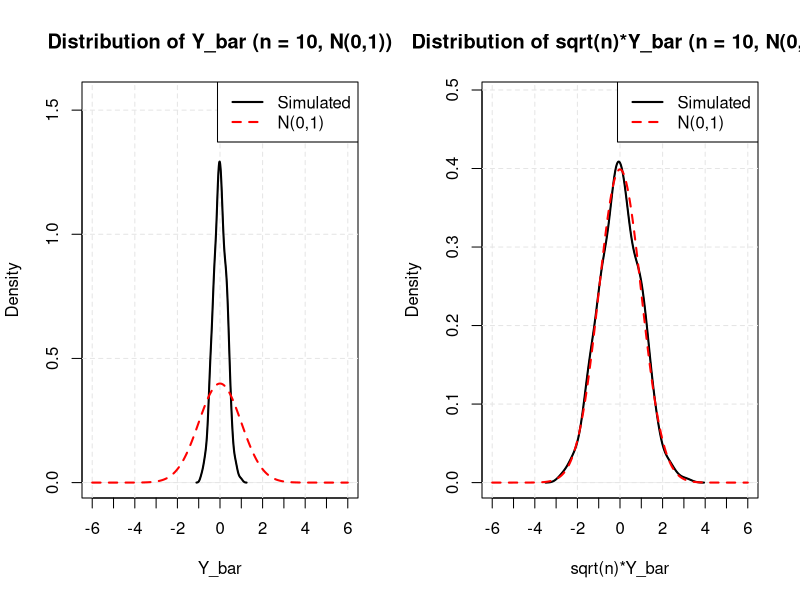
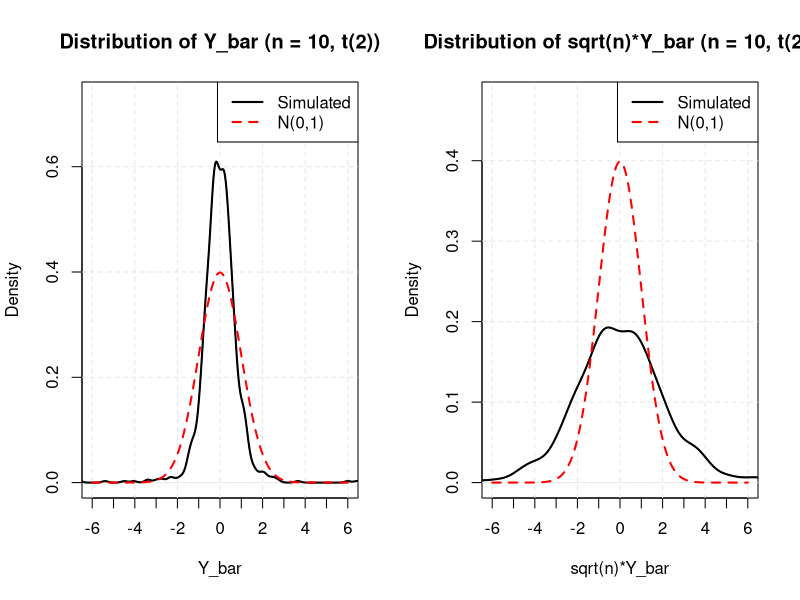
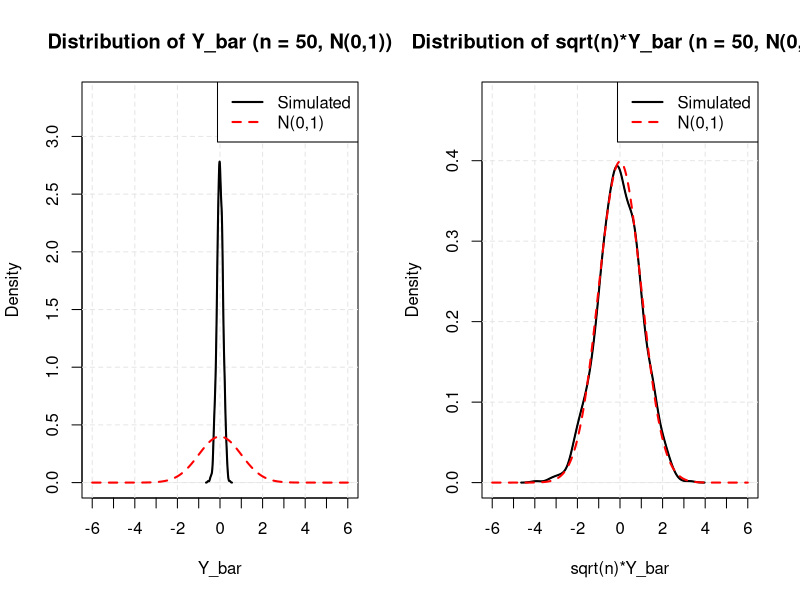
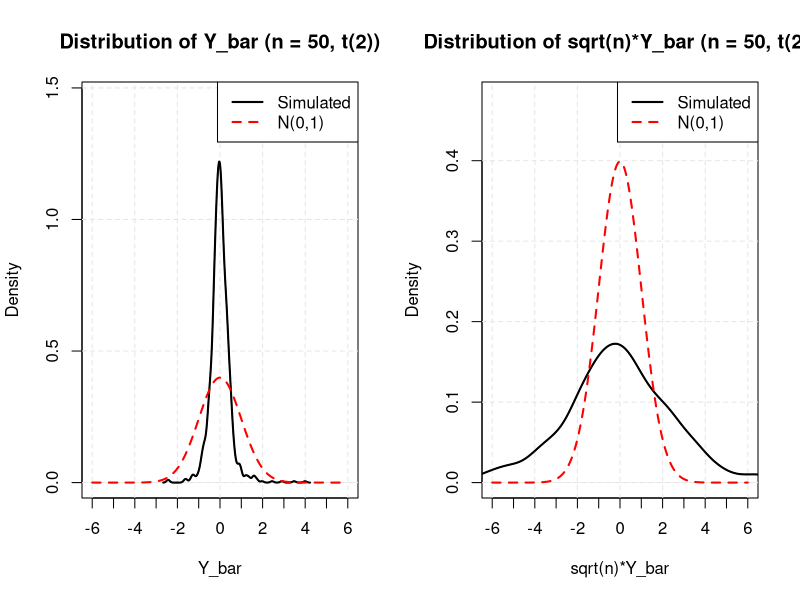
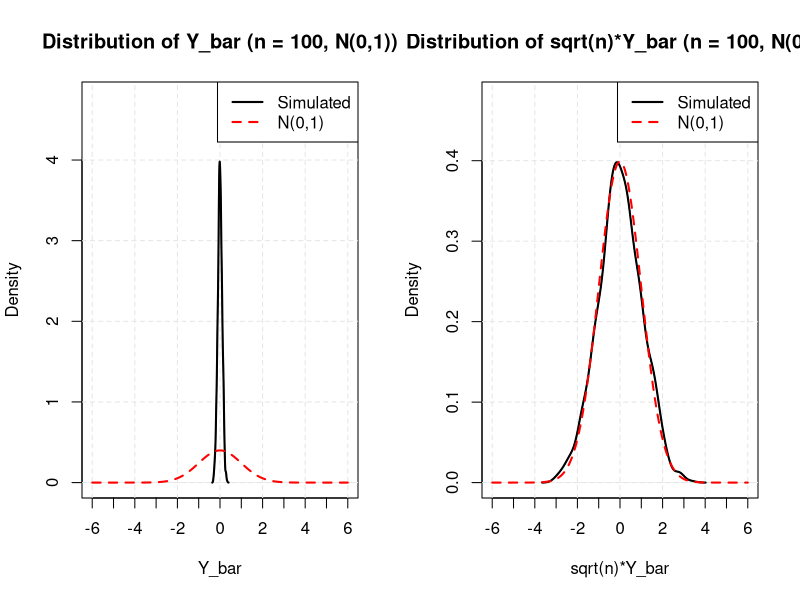
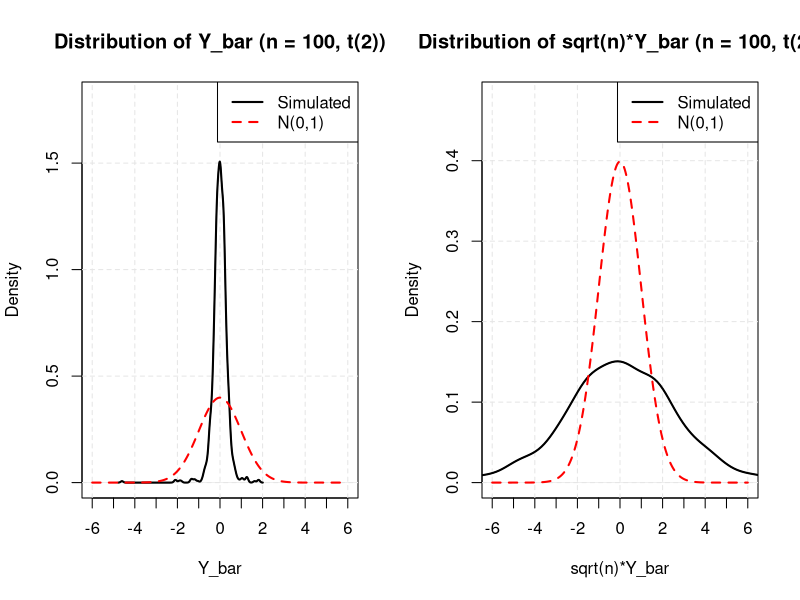

Source code (R) for these figures, in order:
# Set random seed for reproducibility
set.seed(12345)

B <- 1000

# Create img directory if it doesn't exist
if (!dir.exists("img")) {
  dir.create("img")
}

simulate_and_save <- function(n, dist_type) {
  y_bar <- numeric(B)
  y_bar_scaled <- numeric(B)
  
  # Generate B samples and calculate both statistics
  for(b in 1:B) {
    if(dist_type == "normal") {
      y <- rnorm(n, mean = 0, sd = 1)
    } else {
      y <- rt(n, df = 2)
    }
    
    y_bar[b] <- mean(y)
    y_bar_scaled[b] <- sqrt(n) * mean(y)
  }
  
  # Create filename
  dist_name <- ifelse(dist_type == "normal", "normal", "t2")
  filename <- file.path("img", sprintf("n%d_%s_combined.png", n, dist_name))
  
  png(filename, width = 1200, height = 500)
  
  # Set up 1x2 plotting area
  par(mfrow = c(1, 2), mar = c(5, 4, 4, 2) + 0.1)
  
  # Create standard normal density for comparison
  x_range <- seq(-6, 6, length.out = 300)
  standard_normal <- dnorm(x_range)
  
  # Plot for Y_bar
  dens1 <- density(y_bar)
  y_max1 <- max(max(dens1$y), max(standard_normal)) * 1.2
  
  dist_label <- ifelse(dist_type == "normal", "N(0,1)", "t(2)")
  plot_title1 <- sprintf("Distribution of Y_bar (n = %d, %s)", n, dist_label)
  
  plot(dens1, main = plot_title1,
       xlab = "Y_bar", 
       ylab = "Density",
       xlim = c(-6, 6),
       ylim = c(0, y_max1),
       xaxt = "n")
  
  axis(1, at = seq(-6, 6, by = 1))
  grid(nx = NULL, ny = NULL, lty = 2, col = "gray90")
  lines(dens1, lwd = 2)
  lines(x_range, standard_normal, col = "red", lty = 2, lwd = 2)
  legend("topright", c("Simulated", "N(0,1)"), 
         col = c("black", "red"), lty = c(1, 2), lwd = 2)
  
  # Plot for sqrt(n)*Y_bar
  dens2 <- density(y_bar_scaled)
  y_max2 <- max(max(dens2$y), max(standard_normal)) * 1.2
  
  plot_title2 <- sprintf("Distribution of sqrt(n)*Y_bar (n = %d, %s)", n, dist_label)
  
  plot(dens2, main = plot_title2,
       xlab = "sqrt(n)*Y_bar", 
       ylab = "Density",
       xlim = c(-6, 6),
       ylim = c(0, y_max2),
       xaxt = "n")
  
  axis(1, at = seq(-6, 6, by = 1))
  grid(nx = NULL, ny = NULL, lty = 2, col = "gray90")
  lines(dens2, lwd = 2)
  lines(x_range, standard_normal, col = "red", lty = 2, lwd = 2)
  legend("topright", c("Simulated", "N(0,1)"), 
         col = c("black", "red"), lty = c(1, 2), lwd = 2)
  
  dev.off()
  
  cat("Saved plot to:", filename, "\n")
}

# 1e5 is additional sample size
# n_values <- c(10, 50, 100, 1e5)
n_values <- c(10, 50, 100)
distributions <- c("normal", "t")

for(n in n_values) {
  for(dist in distributions) {
    dist_name <- ifelse(dist == "normal", "N(0,1)", "t(2)")
    cat("\nSimulating for n =", n, ", distribution:", dist_name, "\n")
    simulate_and_save(n, dist)
  }
}

dt <- read.csv("./Equity_Premium.csv")
y <- dt$y
ones <- rep(1, 504)
dfy <- dt$x_dfy
infl <- dt$x_infl
svar <- dt$x_svar
tms <- dt$x_tms
tbl <- dt$x_tbl
dfr <- dt$x_dfr
dp <- dt$x_dp
ltr <- dt$x_ltr
ep <- dt$x_ep
bmr <- dt$x_bmr
ntis <- dt$x_ntis

x <- cbind(ones, dfy, infl, svar, tms,
           tbl, dfr, dp, ltr, ep, bmr, ntis)


# Part 1
model <- lm(y ~ (x - 1))

# Part a: Individual Wald tests for each coefficient
coef_summary <- summary(model)$coefficients

wald_tests <- data.frame(
  Coefficient = rownames(coef_summary),
  Estimate = coef_summary[, "Estimate"],
  Std_Error = coef_summary[, "Std. Error"],
  t_value = coef_summary[, "t value"],
  p_value = coef_summary[, "Pr(>|t|)"]
)

# Print results for part a
cat("\nPart a: Individual Wald Tests (H0: βj = 0)\n")
print(wald_tests)
cat("\nSignificant coefficients at 5% level:\n")
print(wald_tests[wald_tests$p_value < 0.05, ])

# Part b: Joint Wald test for β1 = 0 and β2 + β3 = 0
library(car)

# Create constraint matrix R and vector r
R <- matrix(0, nrow = 2, ncol = length(coef(model)))
R[1, 1] = 1              # β1 = 0
R[2, 2:3] = c(1, 1)      # β2 + β3 = 0
r <- c(0, 0)

# Perform joint Wald test with custom hypothesis names
joint_test <- linearHypothesis(model, R, r)

# Print results for part b
cat("\nPart b: Joint Wald Test\n")
cat("H0: β1 = 0 and β2 + β3 = 0\n")
print(joint_test)


